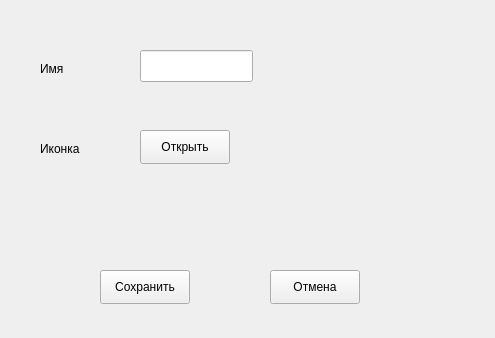
<?xml version="1.0" encoding="UTF-8"?>
<ui version="4.0">
 <class>Form</class>
 <widget class="QWidget" name="Form">
  <property name="geometry">
   <rect>
    <x>0</x>
    <y>0</y>
    <width>495</width>
    <height>338</height>
   </rect>
  </property>
  <property name="windowTitle">
   <string>Form</string>
  </property>
  <widget class="QLabel" name="label">
   <property name="geometry">
    <rect>
     <x>40</x>
     <y>60</y>
     <width>58</width>
     <height>18</height>
    </rect>
   </property>
   <property name="text">
    <string>Имя</string>
   </property>
  </widget>
  <widget class="QLineEdit" name="name_inp">
   <property name="geometry">
    <rect>
     <x>140</x>
     <y>50</y>
     <width>113</width>
     <height>32</height>
    </rect>
   </property>
  </widget>
  <widget class="QLabel" name="label_2">
   <property name="geometry">
    <rect>
     <x>40</x>
     <y>140</y>
     <width>58</width>
     <height>18</height>
    </rect>
   </property>
   <property name="text">
    <string>Иконка</string>
   </property>
  </widget>
  <widget class="QPushButton" name="icon_btn">
   <property name="geometry">
    <rect>
     <x>140</x>
     <y>130</y>
     <width>90</width>
     <height>34</height>
    </rect>
   </property>
   <property name="text">
    <string>Открыть</string>
   </property>
  </widget>
  <widget class="QPushButton" name="save_btn">
   <property name="geometry">
    <rect>
     <x>100</x>
     <y>270</y>
     <width>90</width>
     <height>34</height>
    </rect>
   </property>
   <property name="text">
    <string>Сохранить</string>
   </property>
  </widget>
  <widget class="QPushButton" name="cancel_btn">
   <property name="geometry">
    <rect>
     <x>270</x>
     <y>270</y>
     <width>90</width>
     <height>34</height>
    </rect>
   </property>
   <property name="text">
    <string>Отмена</string>
   </property>
  </widget>
 </widget>
 <resources/>
 <connections/>
</ui>
